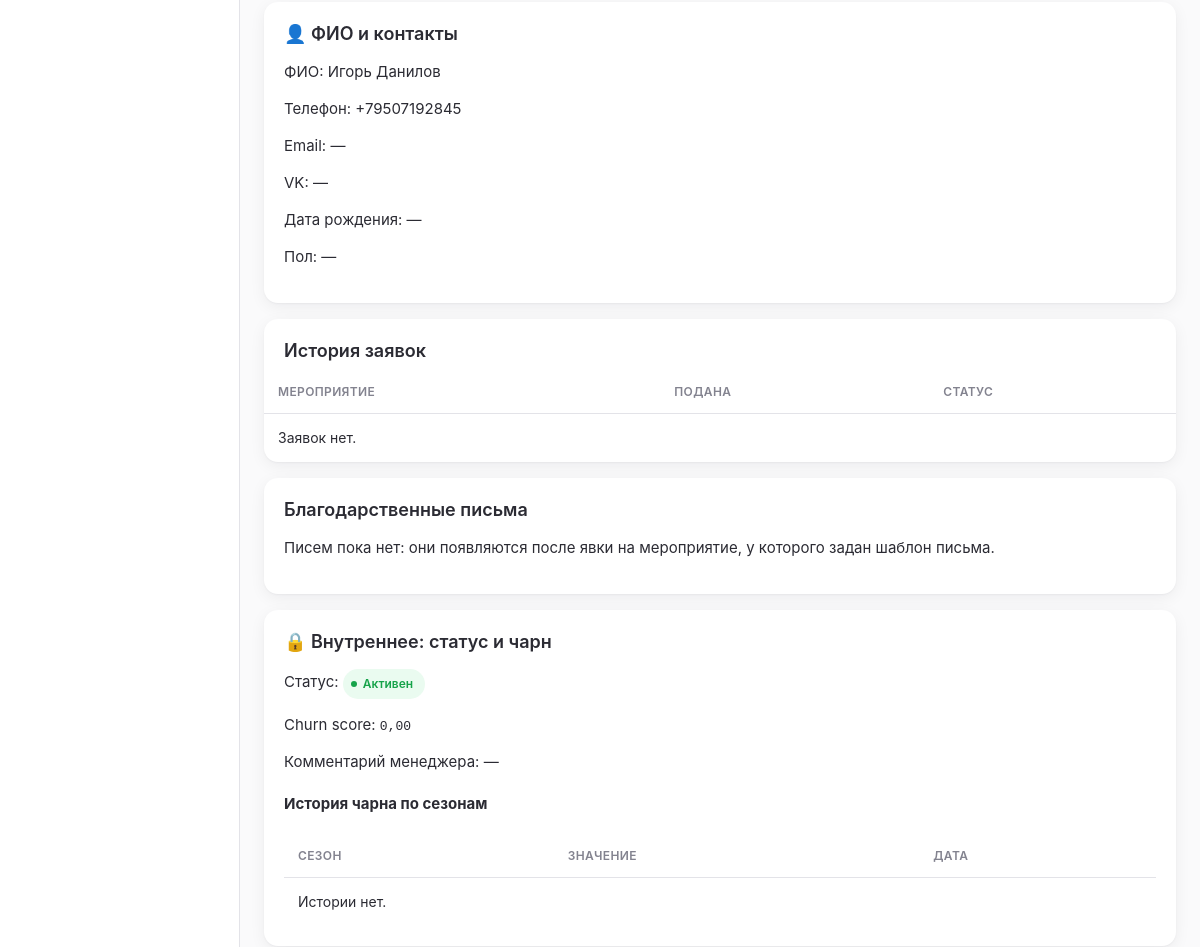
Page /profile/827/ (signed in, middle part) on the earlier database version.
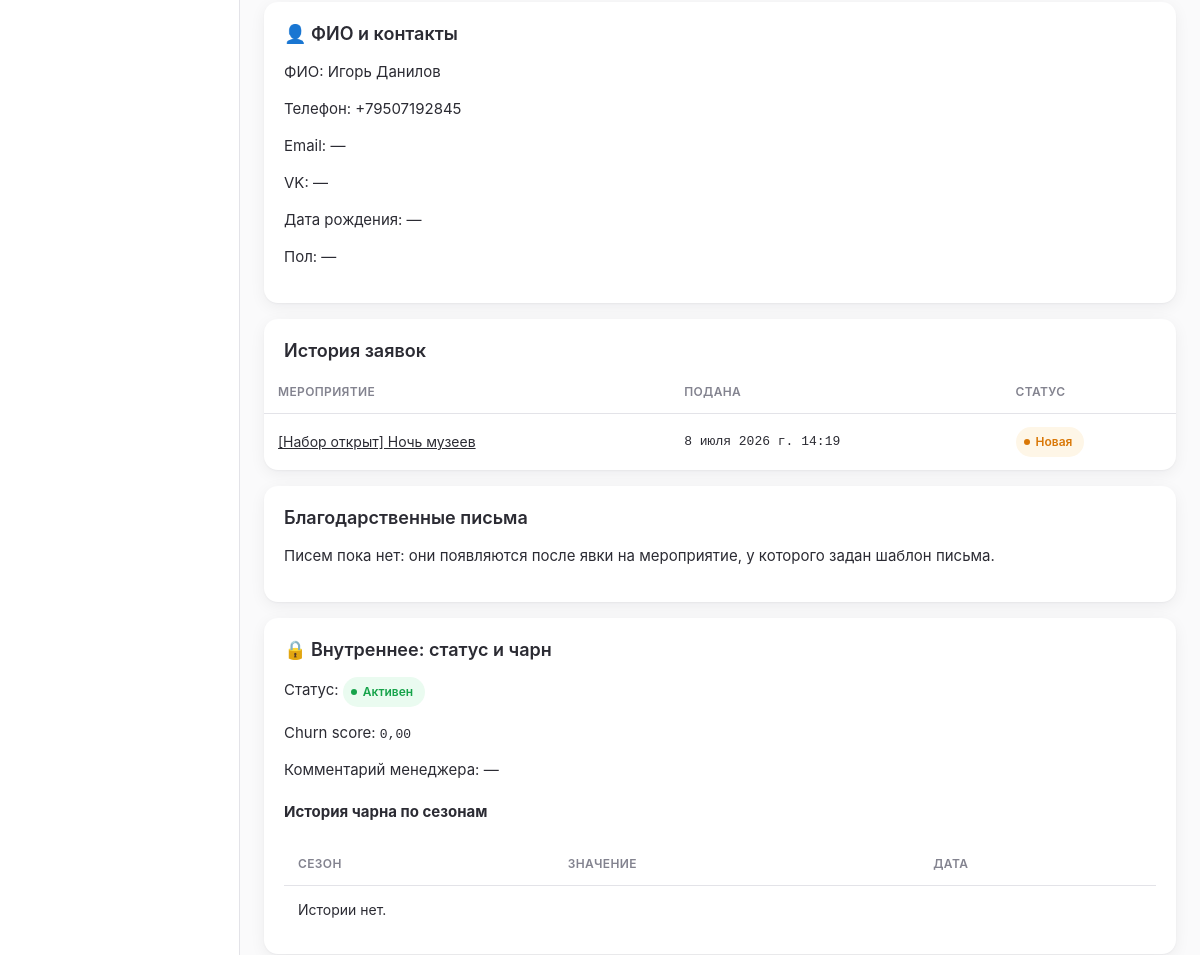
Same page on the later database version.
### blog/models.py (models this page shows, shortened)
class Application(models.Model):
    STATUS_CHOICES = [
        ('new', 'Новая'),
        ('approved', 'Одобрена'),
        ('rejected', 'Отклонена/резерв'),
        ('cancelled', 'Отменена волонтёром'),
    ]
    id = models.AutoField(primary_key=True)
    event = models.ForeignKey(Event, on_delete=models.CASCADE, related_name='applications')
    user = models.ForeignKey(User, on_delete=models.SET_NULL, null=True, blank=True, related_name='applications')
    first_name = models.CharField(max_length=100)
    last_name = models.CharField(max_length=100, blank=True, null=True)
    telegram_username = models.CharField(max_length=100, blank=True, null=True)
    phone = models.CharField(max_length=20, blank=True, null=True)
    functions = models.CharField(max_length=255, blank=True, null=True)
    shifts = models.CharField(max_length=255, blank=True, null=True)
    selected_shifts = models.ManyToManyField(EventShift, blank=True, related_name='applications')
    role_in_event = models.CharField(max_length=255, blank=True, null=True)
    user_status = models.CharField(max_length=100, blank=True, null=True)
    submitted_at = models.DateTimeField(blank=True, null=True)
    created_at = models.DateTimeField(auto_now_add=True)
    assigned_at = models.DateTimeField(blank=True, null=True)
    status = models.CharField(max_length=20, choices=STATUS_CHOICES, default='new')
    assigned_by = models.ForeignKey(User, on_delete=models.SET_NULL, null=True, blank=True, related_name='processed_applications')
    cancelled_at = models.DateTimeField(blank=True, null=True)
    cancel_reason = models.TextField(blank=True, null=True)
    class Meta:
        db_table = 'applications'
        verbose_name = 'Заявка'
        verbose_name_plural = 'Заявки'
        indexes = [
            models.Index(fields=['event', 'status']),
        ]

class Event(models.Model):
    STATUS_CHOICES = [
        ('upcoming', 'Предстоит'),
        ('ongoing', 'Идёт'),
        ('passed', 'Прошло'),
        ('finished', 'Завершено'),
    ]
    DOBRO_LINK_KIND_CHOICES = [
        ('none', 'Нет ссылки'),
        ('shared', 'Общая ссылка'),
        ('unique', 'Уникальная ссылка'),
    ]
    id = models.AutoField(primary_key=True)
    title = models.CharField(max_length=255)
    description = models.TextField(blank=True, null=True)
    location = models.ForeignKey(Location, on_delete=models.SET_NULL, null=True, blank=True, related_name='events')
    chat_link = models.URLField(blank=True, null=True)
    post_in_chanel_link = models.URLField(blank=True, null=True)
    dobro_ru_link_kind = models.CharField(max_length=20, choices=DOBRO_LINK_KIND_CHOICES, default='none')
    dobro_ru_link = models.URLField(blank=True, null=True)
    dobro_ru_shared_link = models.ForeignKey(
        DobroRuSharedLink, on_delete=models.SET_NULL, null=True, blank=True, related_name='events'
    )
    dobro_ru_hours_logged = models.BooleanField(default=False)
    dobro_ru_logged_by = models.ForeignKey(User, on_delete=models.SET_NULL, null=True, blank=True, related_name='dobro_ru_logged_events')
    event_status = models.CharField(max_length=20, choices=STATUS_CHOICES, default='upcoming')
    organization = models.ForeignKey(Organization, on_delete=models.SET_NULL, null=True, blank=True, related_name='events')
    organizer = models.ForeignKey(Organizer, on_delete=models.SET_NULL, null=True, blank=True, related_name='managed_events')
    created_at = models.DateTimeField(auto_now_add=True)
    published_at = models.DateTimeField(blank=True, null=True)
    post_published_at = models.DateTimeField(blank=True, null=True)
    broadcast_sent_at = models.DateTimeField(blank=True, null=True)
    public_token = models.UUIDField(default=uuid.uuid4, unique=True, editable=False, db_index=True)
    people_helped = models.IntegerField(blank=True, null=True, validators=[MinValueValidator(0)])
    internal_comment = models.TextField(blank=True, null=True)
    letter = models.ForeignKey(ThankYouLetterTemplate, on_delete=models.SET_NULL, null=True, blank=True, related_name='events')
    class Meta:
        db_table = 'events'
        verbose_name = 'Мероприятие'
        verbose_name_plural = 'Мероприятия'
    def __str__(self):
        return self.title

### blog/views.py (the view)
# urls.py: path('profile/<int:user_id>/', views.profile_detail, name='profile_detail'),
@login_required
def profile_detail(request, user_id):
    target = get_object_or_404(User, pk=user_id)
    is_owner = request.user.id == target.id
    is_mgr = is_manager(request.user)
    has_extended = has_extended_access_to_profile(request.user, target)
    can_see_comments = is_mgr or (is_team_leader(request.user) and has_extended and not is_owner)
    from blog.services.experience import build_experience
    experience = build_experience(target)
    context = {
        'target': target,
        'is_owner': is_owner,
        'is_manager': is_mgr,
        'has_extended_access': has_extended,
        'can_see_comments': can_see_comments,
        'past_participations': target.participations.filter(status='attended').select_related('event_day__event').order_by('-event_day__day')[:50],
        'experience': experience,
        'experience_share_url': request.build_absolute_uri(
            reverse('public_experience', args=[target.experience_token])
        ),
        'experience_form': ExternalExperienceForm() if is_owner else None,
    }
    tl_role = target.team_leader_roles.filter(revoked_at__isnull=True).first()
    if tl_role:
        context['tl_role'] = tl_role
        context['tl_event_count'] = EventStaff.objects.filter(
            user=target, staff_role='team_lead'
        ).count()
    mgr_role = target.manager_roles.filter(revoked_at__isnull=True).first()
    if mgr_role:
        context['mgr_role'] = mgr_role
    if has_extended:
        context['applications'] = target.applications.select_related('event').order_by('-created_at')
        context['letters_pool'] = (
            Event.objects.filter(
                shifts__participations__user=target,
                shifts__participations__status='attended',
                letter__isnull=False,
            )
            .distinct()
            .select_related('letter')
            .order_by('-created_at')
        )
    if is_mgr:
        context['churn_history'] = target.churn_history.select_related('season').order_by('-created_at')
    if can_see_comments:
        context['comments'] = target.received_comments.select_related('author', 'event').order_by('-created_at')
        if is_mgr:
            event_queryset = Event.objects.all()
        else:
            event_queryset = Event.objects.filter(
                staff__user=request.user, staff__staff_role='team_lead'
            ).exclude(event_status='finished')
        context['comment_form'] = UserCommentForm(event_queryset=event_queryset)
    return render(request, 'blog/profile_detail.html', context)

### blog/context_processors.py (called while the page is built)
def role_flags(request):
    user = getattr(request, 'user', None)
    authenticated = bool(user and user.is_authenticated)
    return {
        'is_manager': is_manager(user) if authenticated else False,
        'is_team_leader': is_team_leader(user) if authenticated else False,
        'role_label': role_label(user) if authenticated else None,
    }

### blog/models.py (called while the page is built)
    @property
    def full_name(self):
        return f"{self.first_name or ''} {self.last_name or ''}".strip() or self.telegram_username or self.telegram_id

### blog/services/experience.py (called while the page is built, shortened)
def build_experience(user: User) -> dict:
    participations = (
        user.participations.filter(status='attended')
        .select_related('event_day__event')
    )
    by_event = {}
    items = list(by_event.values())
    system_event_count = len(items)
    items.sort(key=lambda i: (i['date'] is None, -i['date'].toordinal() if i['date'] else 0))
    return {
        'items': items,
        'system_event_count': system_event_count,
        'total_count': len(items),
    }

### blog/services/roles.py (called while the page is built)
def is_manager(user: User) -> bool:
    if not user or not user.is_authenticated:
        return False
    return user.manager_roles.filter(revoked_at__isnull=True).exists()

### blog/templates/blog/profile_detail.html (shortened to what this page needs)
{% extends 'blog/base.html' %}
{% block content %}
{% if has_extended_access %}
<div class="card">
    <h3>👤 ФИО и контакты</h3>
    <p>ФИО: {{ target.first_name }} {{ target.last_name }}</p>
    <p>Телефон: {{ target.phone|default:"—" }}</p>
    <p>Email: {{ target.email|default:"—" }}</p>
    <p>VK: {{ target.VK_username|default:"—" }}</p>
    <p>Дата рождения: {{ target.birthday|default:"—" }}</p>
    <p>Пол: {{ target.get_gender_display|default:"—" }}</p>
</div>
<div class="card" style="padding:0; overflow:hidden;">
    <h3 style="padding:20px 20px 0;">История заявок</h3>
    <table class="responsive-table">
        <thead><tr><th>Мероприятие</th><th>Подана</th><th>Статус</th>{% if is_owner %}<th></th>{% endif %}</tr></thead>
        <tbody>
        {% for a in applications %}
            <tr {% if not is_owner %}data-href="{% url 'event_detail' a.event.id %}"{% endif %}>
                <td data-label="Мероприятие"><a href="{% url 'event_detail' a.event.id %}">{{ a.event.title }}</a></td>
                <td data-label="Подана" class="mono">{{ a.submitted_at|default:a.created_at }}</td>
                <td data-label="Статус">
                    {% if a.status == 'approved' %}<span class="pill success"><span class="dot"></span>{{ a.get_status_display }}</span>
                    {% elif a.status == 'rejected' %}<span class="pill neutral"><span class="dot"></span>{{ a.get_status_display }}</span>
                    {% elif a.status == 'cancelled' %}<span class="pill danger"><span class="dot"></span>{{ a.get_status_display }}</span>
                    {% else %}<span class="pill warning"><span class="dot"></span>{{ a.get_status_display }}</span>{% endif %}
                </td>
            </tr>
        {% empty %}
            <tr><td colspan="4">Заявок нет.</td></tr>
        {% endfor %}
        </tbody>
    </table>
</div>
<div class="card">
    <h3>Благодарственные письма</h3>
    {% for e in letters_pool %}
        <p>«{{ e.title }}» — <a href="{% url 'letter_view' target.id e.id %}">открыть письмо</a></p>
    {% empty %}
        <p>Писем пока нет: они появляются после явки на мероприятие, у которого задан шаблон письма.</p>
    {% endfor %}
</div>
{% endif %}
{% if is_manager %}
<div class="card">
    <h3>🔒 Внутреннее: статус и чарн</h3>
    <p>Статус:
        {% if target.status == 'blacklisted' %}<span class="pill danger"><span class="dot"></span>{{ target.get_status_display }}</span>
        {% elif target.status == 'inactive' %}<span class="pill warning"><span class="dot"></span>{{ target.get_status_display }}</span>
        {% else %}<span class="pill success"><span class="dot"></span>{{ target.get_status_display }}</span>{% endif %}
    </p>
    <p>Churn score: <span class="mono">{{ target.churn_score|floatformat:2 }}</span></p>
    <p>Комментарий менеджера: {{ target.comment|default:"—" }}</p>
    <h4>История чарна по сезонам</h4>
    <table class="responsive-table">
        <thead><tr><th>Сезон</th><th>Значение</th><th>Дата</th></tr></thead>
        <tbody>
        {% for ch in churn_history %}
            <tr>
                <td data-label="Сезон">{{ ch.season }}</td>
                <td data-label="Значение" class="mono">{{ ch.churn_score }}</td>
                <td data-label="Дата" class="mono">{{ ch.created_at }}</td>
            </tr>
        {% empty %}
            <tr><td colspan="3">Истории нет.</td></tr>
        {% endfor %}
        </tbody>
    </table>
</div>
{% endif %}
{% endblock %}

Differences in the rows shown:
added Application: event "[Набор открыт] Ночь музеев", submitted_at "8 июля 2026 г. 14:19", status "Новая"
Other differences:
text no longer shown: "Заявок нет."
